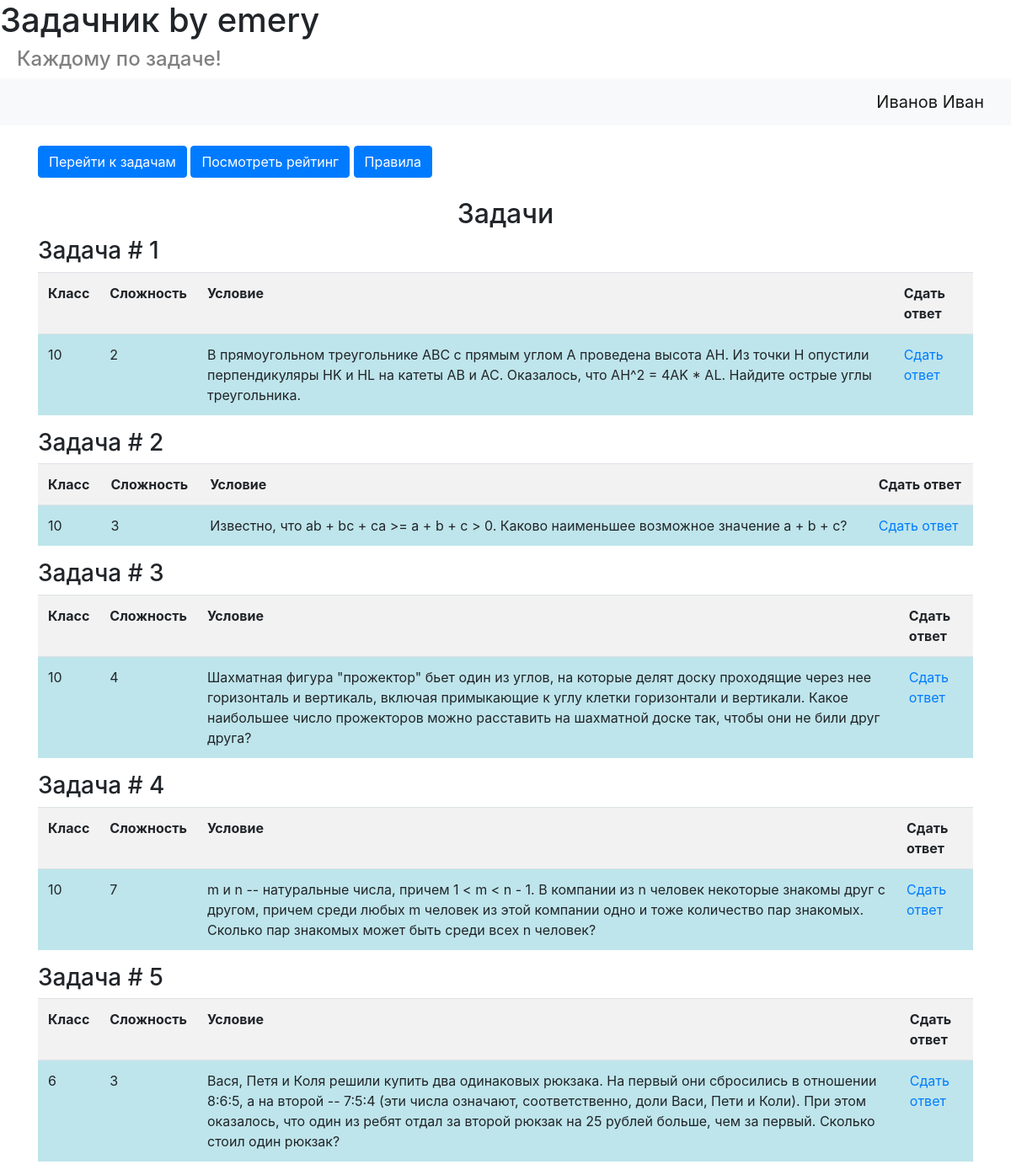
The app's page /show_problems (signed in) with its own data.
### data/users.py (models this page shows, shortened)
class User(SqlAlchemyBase, UserMixin, SerializerMixin):
    __tablename__ = 'users'
    id = sqlalchemy.Column(sqlalchemy.Integer, primary_key=True, autoincrement=True)
    surname = sqlalchemy.Column(sqlalchemy.String)
    name = sqlalchemy.Column(sqlalchemy.String)
    email = sqlalchemy.Column(sqlalchemy.String, index=True, unique=True, nullable=True)
    hashed_password = sqlalchemy.Column(sqlalchemy.String, nullable=True)
    role = sqlalchemy.Column(sqlalchemy.Integer, default=0) #при регистрации любому пользователю присваевается роль 0
    modified_date = sqlalchemy.Column(sqlalchemy.DateTime, default=datetime.datetime.now)
    rating = sqlalchemy.Column(sqlalchemy.Integer, default=0)
    problems = orm.relation("Problems", secondary="users_to_problems", backref="users")

### data/problems.py (models this page shows)
class Problems(SqlAlchemyBase, SerializerMixin):
    __tablename__ = 'problems'
    id = sqlalchemy.Column(sqlalchemy.Integer, primary_key=True, autoincrement=True)
    owner = sqlalchemy.Column(sqlalchemy.Integer, sqlalchemy.ForeignKey("users.id"))
    text = sqlalchemy.Column(sqlalchemy.String)
    difficulty = sqlalchemy.Column(sqlalchemy.Integer)
    level = sqlalchemy.Column(sqlalchemy.Integer)
    answer = sqlalchemy.Column(sqlalchemy.String)
    comment = sqlalchemy.Column(sqlalchemy.String, default='')
    modified_date = sqlalchemy.Column(sqlalchemy.DateTime, default=datetime.datetime.now)

### data/problems_api.py (the view)
@blueprint.route('/show_problems', methods=['GET', 'POST'])
@login_required
def show_problems():
    db_sess = db_session.create_session()
    problems = db_sess.query(Problems).all()
    return render_template('show_problems.html', title='Show problems',
                           problems=problems, num=len(problems))

### data/db_session.py (called while the page is built)
def create_session() -> Session:
    global __factory
    return __factory()

### data/problems_api.py (called while the page is built)
def login_required(f):  #функция, непозволяющая не авторизованным пользователям смотреть некоторые страницы
    @wraps(f)
    def wrap(*args, **kwargs):
        if current_user.is_authenticated:
            return f(*args, **kwargs)
        else:
            return redirect('/login')
    return wrap

### main.py (called while the page is built)
@login_manager.user_loader
def load_user(user_id):
    db_sess = db_session.create_session()
    return db_sess.query(User).get(user_id)

### templates/show_problems.html
{% extends "base.html" %}
{% block content %}
<div id = "headline2"><h2>Задачи</h2></div>
    {% for i in range(num) %}
        <h3>Задача # {{i + 1}} </h3>
        <table class="table table-striped">
            <tr>
                <th scope="col">Класс</th>
                <th scope="col">Сложность</th>
                <th scope="col">Условие</th>
                <th scope="col">Сдать ответ</th>
            </tr>
            <tr>
                <td class="table-info">{{problems[i].level}}</td>
                <td class="table-info">{{problems[i].difficulty}}</td>
                <td class="table-info">{{problems[i].text}}</td>
                <td class="table-info"><a href="/{{problems[i].id}}">Сдать ответ</a></td>
            </tr>
        </table>
    {% endfor %}
{% endblock %}

### templates/base.html (shortened to what this page needs)
<!doctype html>
<html lang="en">
<head>
    <link rel="stylesheet"
          href="https://stackpath.bootstrapcdn.com/bootstrap/4.4.1/css/bootstrap.min.css"
>
    <link rel="stylesheet" href="static/css/style.css">
</head>
<body>
<header>
    <h1>Задачник by emery</h1>
    <h4>Каждому по задаче!</h4>
    <nav class="navbar navbar-light bg-light">
        {% if current_user.is_authenticated %}
            <a class="navbar-brand" href="/logout">{{current_user.surname}} {{ current_user.name }}</a>
        {% else %}
        <p>
            <a class="btn btn-primary " href="/register">Зарегистрироваться</a>
            <a class="btn btn-success" href="/login">Войти</a>
        </p>
        {% endif %}
    </nav>
</header>
<main role="main" class="container">
    <br>
    <a class="btn btn-primary " href="/show_problems">Перейти к задачам</a>
    <a class="btn btn-primary " href="/show_rating">Посмотреть рейтинг</a>
    <a class="btn btn-primary " href="/help">Правила</a>
    <br> </br>
    {% block content %}{% endblock %}
</main>
</body>
</html>

### static/css/style.css (style rules this page uses)
h4 { color:grey; padding-left: 20px; }
#headline2 { text-align: center }

### records on screen
User: surname "Иванов", name "Иван"
Problems: level "10", difficulty "2", text "В прямоугольном треугольнике ABC с прямым углом A проведена высота AH. Из точки H опустили перпендикуляры HK и HL на катеты AB и AC. Оказалось, что AH^2 = 4AK * AL. Найдите острые углы треугольника."
Problems: level "10", difficulty "3", text "Известно, что ab + bc + ca >= a + b + c > 0. Каково наименьшее возможное значение a + b + c?"
Problems: level "10", difficulty "4", text "Шахматная фигура \"прожектор\" бьет один из углов, на которые делят доску проходящие через нее горизонталь и вертикаль, включая примыкающие к углу клетки горизонтали и вертикали. Какое наибольшее число прожекторов можно расставить на шахматной доске так, чтобы они не били друг друга?"
Problems: level "10", difficulty "7", text "m и n -- натуральные числа, причем 1 < m < n - 1. В компании из n человек некоторые знакомы друг с другом, причем среди любых m человек из этой компании одно и тоже количество пар знакомых. Сколько пар знакомых может быть среди всех n человек?"
Problems: level "6", difficulty "3", text "Вася, Петя и Коля решили купить два одинаковых рюкзака. На первый они сбросились в отношении 8:6:5, а на второй -- 7:5:4 (эти числа означают, соответственно, доли Васи, Пети и Коли). При этом оказалось, что один из ребят отдал за второй рюкзак на 25 рублей больше, чем за первый. Сколько стоил один рюкзак?"

### other values on screen
{{ i + 1 }} "1" "2" "3" "4" "5"
